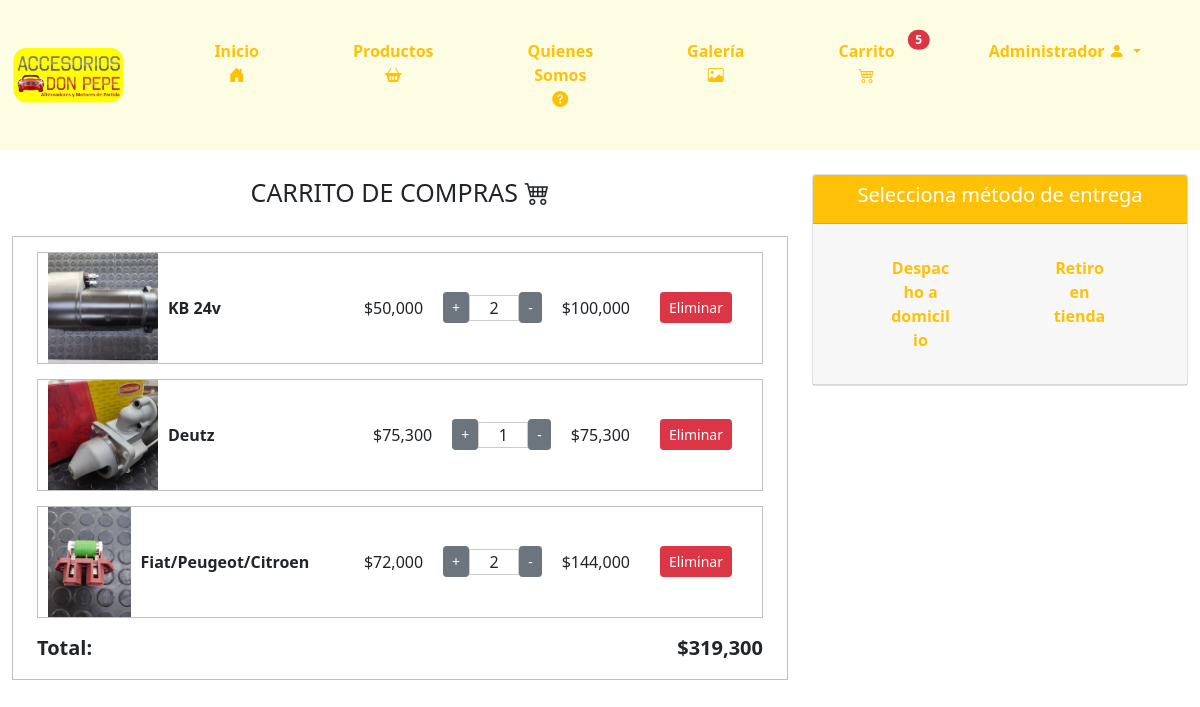
The app's page /carrito/ (signed in), older data.
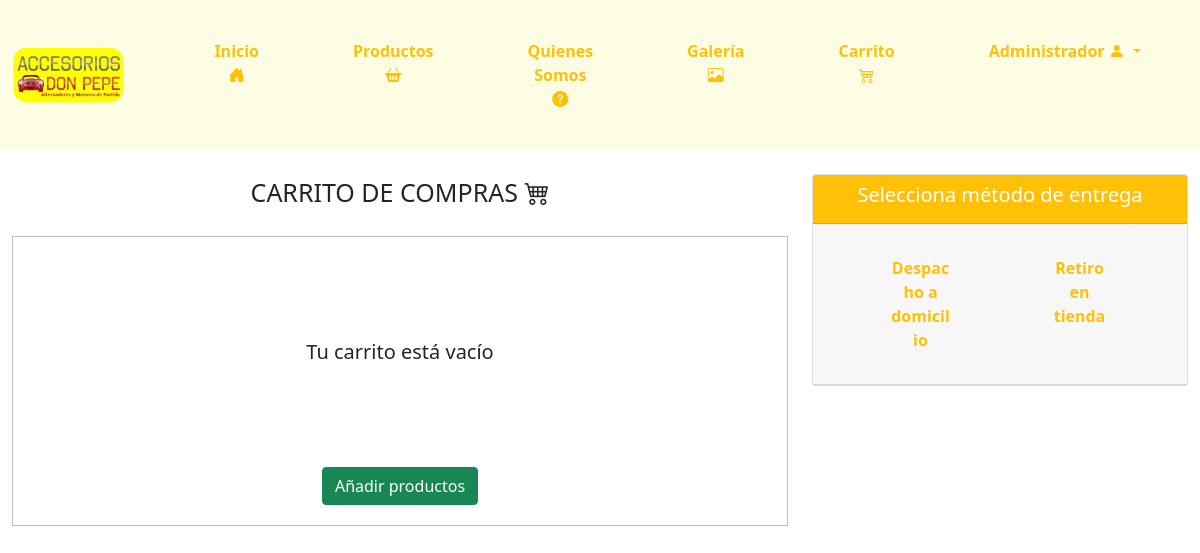
The same page, newer data.
### core/models.py (models this page shows, shortened)
class ItemCarrito(models.Model):
    usuario = models.ForeignKey(User, on_delete=models.CASCADE)
    producto = models.ForeignKey(Producto, on_delete=models.CASCADE)
    cantidad = models.IntegerField(default=1)

class Producto(models.Model):
    codProducto = models.IntegerField(primary_key=True)
    nombreP = models.CharField(max_length=100)
    stock = models.IntegerField()
    descipcion = models.CharField(max_length=500)
    foto = models.ImageField(upload_to="productos")  # Directorio de destino para las imágenes de los productos
    precio = models.IntegerField()
    categoria = models.ForeignKey(Categoria, on_delete=models.CASCADE)

### core/views.py (the view)
# urls.py: path('carrito/', carrito, name='carrito'),
@login_required
def carrito(request):
    carrito = ItemCarrito.objects.filter(usuario=request.user)
    total = sum(item.producto.precio * item.cantidad for item in carrito)
    carrito_count = sum(item.cantidad for item in carrito)
    regiones = Region.objects.all()
    region_id = request.GET.get('region')
    comunas = []
    if region_id:
        try:
            region_seleccionada = Region.objects.get(idRegion=region_id)
            comunas = Comuna.objects.filter(region=region_seleccionada)
        except Region.DoesNotExist:
            pass
    context = {
        'carrito': carrito,
        'total': total,
        'carrito_count': carrito_count,
        'regiones': regiones,
        'comunas': comunas,
        'region_id': region_id,
    }
    return render(request, 'core/carrito.html', context)

### core/templatetags/custom_filters.py (called while the page is built)
@register.filter
def format_clp(value):
    try:
        return "${:,.0f}".format(value)
    except (ValueError, TypeError):
        return value

@register.filter
def multiplicar(value, arg):
    try:
        return value * arg
    except (TypeError, ValueError):
        return 0

### core/templates/core/carrito.html (shortened to what the changed rows need)
{% load static %}
{% load custom_filters %}
<!DOCTYPE html>
<html lang="en">
<head>
    <link href="https://cdn.jsdelivr.net/npm/bootstrap@5.0.2/dist/css/bootstrap.min.css" rel="stylesheet"
>
    <link href="https://cdnjs.cloudflare.com/ajax/libs/font-awesome/6.0.0-beta3/css/all.min.css" rel="stylesheet">
    <link type="text/css" rel="stylesheet" href="{% static 'css/inicio.css' %}">
    <link href="https://cdn.jsdelivr.net/npm/bootstrap-icons/font/bootstrap-icons.css" rel="stylesheet">
</head>
<body>
    <nav class="navbar navbar-expand-lg navbar-light" style="background-color: #fdfde3;">
        <div class="container-fluid">
            <div class="collapse navbar-collapse justify-content-end" id="navbarNav">
                <ul class="navbar-nav">
                    <li class="nav-item">
                        <a class="btn btn-outline-warning py-4 px-4 mx-2 position-relative" data-bs-toggle="modal"
                            data-bs-target="#cartModal">
                            Carrito
                            <i class="bi bi-cart4"></i>
                            {% if carrito_count > 0 %}
                            <span
                                class="position-absolute top-0 start-100 translate-middle badge rounded-pill bg-danger"
                                style="margin-top: 25px;">
                                {{ carrito_count }}
                            </span>
                            {% endif %}
                        </a>
                    </li>
                </ul>
            </div>
        </div>
    </nav>
    <br>
    <div class="container-fluid">
        <div class="row">
            <div class="col-md-8">
                <div>
                    <br>
                    <div class="container" style="border: 1px solid rgba(0, 0, 0, 0.250);">
                    {% if carrito %}
                        {% for item in carrito %}
                        <div id="cart-item-{{ item.id }}" class="cart-item" data-id="{{ item.id }}"
                            data-price="{{ item.producto.precio }}"
                            style="display: flex; align-items: center; margin-block: 15px;  border: 1px solid rgba(0, 0, 0, 0.250);">
                            <img src="{{ item.producto.foto.url }}"
                                style=" margin-left: 10px; max-width: 110px; height: 110px; object-fit: cover;">
                            <div style="margin-left: 10px; flex-grow: 1;">
                                <strong>{{ item.producto.nombreP }}</strong>
                            </div>
                            <div style="margin-left: 20px;">
                                <span>{{ item.producto.precio | format_clp }}</span>
                            </div>
                            <div
                                style="margin-left: 20px; display: flex; align-items: center; justify-content: center;">
                                <form action="{% url 'aumentar_cantidad' item.producto.codProducto %}" method="post"
                                    style="display: inline;">
                                    <button type="submit" class="btn btn-secondary btn-sm">+</button>
                                </form>
                                <p type="number" class="quantity" min="1"
                                    style="width: 50px; text-align: center; display: block; margin: 0 auto; border: 1px solid rgba(0, 0, 0, 0.200);"
                                    readonly>{{ item.cantidad }}</p>
                                <form action="{% url 'disminuir_cantidad' item.producto.codProducto %}" method="post"
                                    style="display: inline;">
                                    <button type="submit" class="btn btn-secondary btn-sm">-</button>
                                </form>
                            </div>
                            <div style="margin-left: 20px;">
                                <span class="total">{{item.producto.precio|multiplicar:item.cantidad|format_clp}}</span>
                            </div>
                            <div style="margin-inline: 30px;">
                                <a onclick="eliminar_del_carrito('{{ item.id }}')" class="btn btn-danger btn-sm">Eliminar</a>
                            </div>
                        </div>
                        {% endfor %}
                        <div class="row">
                            <div class="col-md-6" style="text-align: left; font-size: 20px; font-weight: 700;">
                                <p>Total: </p>
                            </div>
                            <div class="col-md-6" style="text-align: right; font-size: 20px; font-weight: 700;">
                                <p>{{ total | format_clp }}</p>
                            </div>
                        </div>
                    {% else %}
                    <div>
                        <div style="text-align: center; margin-block: 100px; font-weight: 500; font-size: 20px;">
                            <h8>Tu carrito está vacío</h8>
                        </div>
                        <div style="text-align: center; margin-block: 20px;">
                            <a href="{% url 'productos' %}" class="btn btn-success">Añadir productos</a>
                        </div>
                    </div>
                    {% endif %}
                    </div>
                </div>
            </div>
</body>
</html>

Row changes from the older to the newer data that the page shows:
removed ItemCarrito: producto.foto (picture), producto.nombreP "KB 24v", producto.precio "$50,000", cantidad "2", producto.precio|multiplicar "$100,000"
removed ItemCarrito: producto.foto (picture), producto.nombreP "Deutz", producto.precio "$75,300", cantidad "1", producto.precio|multiplicar "$75,300"
removed ItemCarrito: producto.foto (picture), producto.nombreP "Fiat/Peugeot/Citroen", producto.precio "$72,000", cantidad "2", producto.precio|multiplicar "$144,000"
Text that changed along with them:
{{ carrito_count }}: "5" → (not shown)
{{ total | format_clp }}: "$319,300" → (not shown)
text no longer shown: "Total:"
text now shown: "Tu carrito está vacío Añadir productos"
